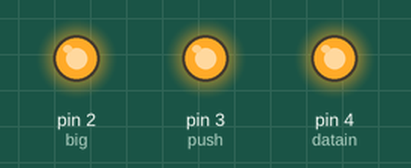
This sketch was run on a simulated Arduino Uno, built with avr-gcc and run on an emulated ATmega328P. Shown: output pins drawn as LEDs (lit = HIGH).

Above: at 0.2 s.
At 2.2 s:
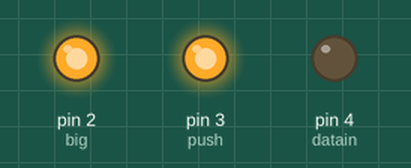
Timing chart, 0 to 4.6 s (numbered marks = the images above):
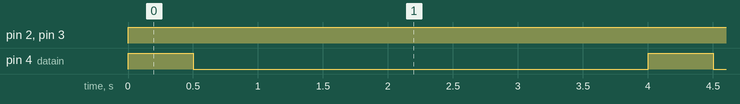

Measured:
- by itself, pin 2 (big), pin 3 (push): LOW → HIGH at 0.00 s
- by itself, pin 4 (datain): alternates HIGH for 0.50 s and LOW for 3.5 s
- by itself, everything shown: repeats every 4.0 s, in 3 steps

The sketch:

Chp9_LEDLightControl2_74HC595.ino
```cpp
int big = 2 ;
int push = 3 ;
int datain = 4 ;
int datainput[8] = {1,1,1,1,1,1,1,1}; //{0,0,0,0,0,0,0,0};
int dataoff[8] = {0,0,0,0,0,0,0,0};

int data1[8] = {1,0,0,0,0,0,0,0};
//int data2[8] = {1,1,1,1,1,1,1,1};
//int data3[8] = {0,0,1,0,0,0,0,0};
//int data4[8] = {0,0,0,1,0,0,0,0};
//int data5[8] = {0,0,0,0,1,0,0,0};
//int data6[8] = {0,0,0,0,0,1,0,0};
//int data7[8] = {0,0,0,0,0,0,1,0};
//int data8[8] = {0,0,0,0,0,0,0,1};

void setup() {
  // put your setup code here, to run once:
  pinMode(big, OUTPUT);
  pinMode(push, OUTPUT);
  pinMode(datain, OUTPUT);
}

void OnOff(int number){
  digitalWrite(push, LOW);
  digitalWrite(datain, number);
  digitalWrite(push, HIGH);
}

void loop() {
   digitalWrite(big, LOW); // 先放下平台

   for (int i=0; i<8; i++){
//    OnOff(datainput[i]);
//    digitalWrite(big, HIGH); //升起平台
//    delay(500);
//    digitalWrite(big, LOW);
//    OnOff(dataoff[i]);
//    delay(500);

    OnOff(data1[i]);
    digitalWrite(big, HIGH); //升起平台
    delay(500);
    digitalWrite(big, LOW);
//    OnOff(dataoff[i]);
//    delay(300);

//    OnOff(data2[i]);
//    digitalWrite(big, HIGH); //升起平台
//    delay(500);
//    digitalWrite(big, LOW);
//    OnOff(dataoff[i]);
//    delay(500);

//    OnOff(data3[i]);
//    digitalWrite(big, HIGH); //升起平台
//    delay(500);
//    digitalWrite(big, LOW);
//    OnOff(dataoff[i]);
//    delay(500);
//
//    OnOff(data4[i]);
//    digitalWrite(big, HIGH); //升起平台
//    delay(500);
//    digitalWrite(big, LOW);
//    OnOff(dataoff[i]);
//    delay(500);
//
//    OnOff(data5[i]);
//    digitalWrite(big, HIGH); //升起平台
//    delay(500);
//    digitalWrite(big, LOW);
//    OnOff(dataoff[i]);
//    delay(500);
//
//    OnOff(data6[i]);
//    digitalWrite(big, HIGH); //升起平台
//    delay(500);
//    digitalWrite(big, LOW);
//    OnOff(dataoff[i]);
//    delay(500);
//
//    OnOff(data7[i]);
//    digitalWrite(big, HIGH); //升起平台
//    delay(500);
//    digitalWrite(big, LOW);
//    OnOff(dataoff[i]);
//    delay(500);
//
//
//    OnOff(data8[i]);
//    digitalWrite(big, HIGH); //升起平台
//    delay(500);
//    digitalWrite(big, LOW);
//    OnOff(dataoff[i]);
//    delay(500);
    }

//
//   digitalWrite(big, LOW); // 先放下平台
//
//   for (int i=0; i<8; i++){
//    OnOff(dataoff[i]);
//    digitalWrite(big, HIGH); //升起平台
//    delay(500);
//    }
}

//    digitalWrite(big, LOW); // 放下平台
//    digitalWrite(push, LOW);
//    OnOff(dataoff[i]);
//    digitalWrite(push, HIGH);
//    digitalWrite(big, HIGH); //升起平台
//    delay(500);


//  digitalWrite(big, LOW);
//   digitalWrite(big, HIGH); //升起平台
//   delay(100);
//   digitalWrite(big, LOW);

//   }


//void One(){
//  digitalWrite(push, LOW);
//  digitalWrite(datain, 1);
//  digitalWrite(push, HIGH);
//}
//void Zero(){
//  digitalWrite(push, LOW);
//  digitalWrite(datain, 0);
//  digitalWrite(push, HIGH);
//}

//   OnOff(1);
//   OnOff(0);
//   OnOff(1);
//   OnOff(0);
//   OnOff(1);
//   OnOff(0);
//   OnOff(1);
//   OnOff(0);

//   One();
//   One();
//   One();
//   One();
//   One();
//   One();
//   Zero();
//   One();
```
